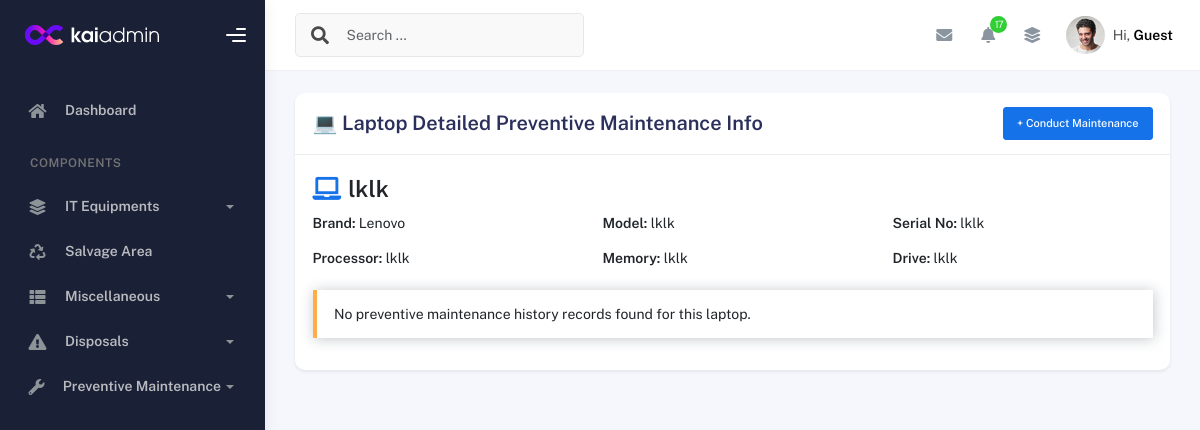
/maintenance/history/laptop/7/, run on an earlier commit of the app's database.
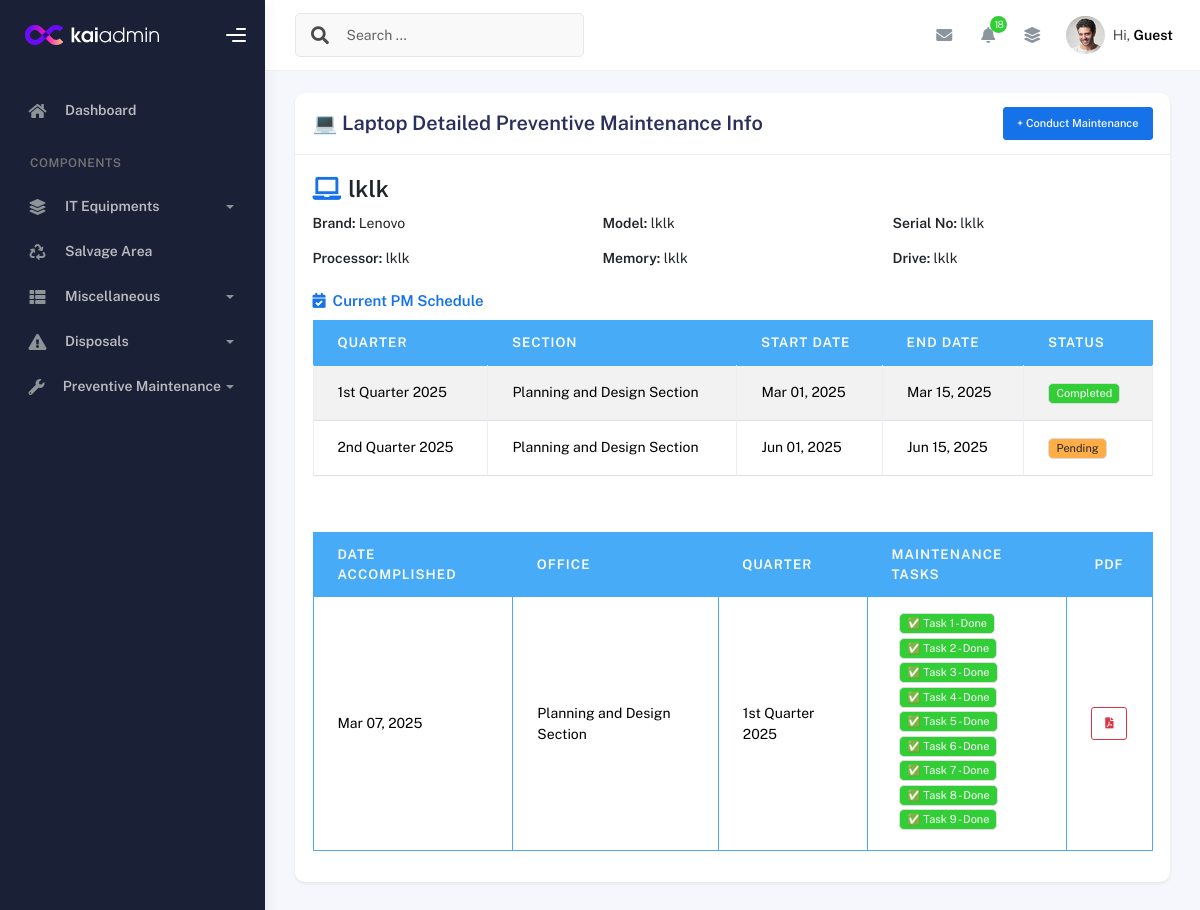
And on a later commit of the database.
### inventory/models.py (models this page shows, shortened)
class LaptopDetails(models.Model):
    laptop_package = models.ForeignKey(
        LaptopPackage, related_name='laptop_details', on_delete=models.CASCADE
    )
    laptop_sn_db = models.CharField(max_length=255)
    serial_no_norm = models.CharField(
        max_length=255, null=True, blank=True, db_index=True, editable=False, unique=True
    )
    computer_name = models.CharField(max_length=255, unique=True, null=True)
    brand_name = models.ForeignKey(Brand, on_delete=models.SET_NULL, null=True, blank=True)
    model = models.CharField(max_length=255, null=True, blank=True)
    processor = models.CharField(max_length=100, null=True, blank=True)
    memory = models.CharField(max_length=100, null=True, blank=True)
    drive = models.CharField(max_length=255, null=True, blank=True)
    laptop_OS = models.CharField(max_length=100, blank=True, null=True)
    laptop_Office = models.CharField(max_length=100, blank=True, null=True)
    laptop_OS_keys = models.CharField(max_length=100, blank=True, null=True)
    laptop_Office_keys = models.CharField(max_length=100, blank=True, null=True)
    is_disposed = models.BooleanField(default=False)
    created_at = models.DateTimeField(default=timezone.now)

class Brand(models.Model):
    name = models.CharField(max_length=100, unique=True)
    is_keyboard = models.BooleanField(default=False)
    is_mouse = models.BooleanField(default=False)
    is_monitor = models.BooleanField(default=False)
    is_ups = models.BooleanField(default=False)
    is_desktop = models.BooleanField(default=False)
    is_printer = models.BooleanField(default=False)
    def __str__(self):
        return self.name

class PMScheduleAssignment(models.Model):
    desktop_package = models.ForeignKey(
        Desktop_Package, on_delete=models.CASCADE,
        related_name='pm_assignments', null=True, blank=True
    )
    laptop_package = models.ForeignKey(
        'LaptopPackage', on_delete=models.CASCADE,   # ✅ now consistent
        related_name='pm_assignments', null=True, blank=True
    )
    pm_section_schedule = models.ForeignKey(
        'PMSectionSchedule', on_delete=models.CASCADE,
        related_name='schedule_assignments'
    )
    assigned_date = models.DateField(auto_now_add=True)
    is_completed = models.BooleanField(default=False)
    remarks = models.TextField(blank=True, null=True)

class PMSectionSchedule(models.Model):
    quarter_schedule = models.ForeignKey(QuarterSchedule, on_delete=models.CASCADE, related_name='schedules')
    section = models.ForeignKey(OfficeSection, on_delete=models.CASCADE)
    start_date = models.DateField()
    end_date = models.DateField()
    notes = models.TextField(blank=True, null=True)

class QuarterSchedule(models.Model):
    QUARTERS = [
        ('Q1', '1st Quarter'),
        ('Q2', '2nd Quarter'),
        ('Q3', '3rd Quarter'),
        ('Q4', '4th Quarter'),
    ]
    year = models.IntegerField()
    quarter = models.CharField(max_length=2, choices=QUARTERS)

class OfficeSection(models.Model):
    name = models.CharField(max_length=255, unique=True)

class PreventiveMaintenance(models.Model):
    desktop_package = models.ForeignKey(
        'Desktop_Package', related_name='maintenances',
        on_delete=models.CASCADE, null=True, blank=True
    )
    laptop_package = models.ForeignKey(
        'LaptopPackage', related_name='maintenances',
        on_delete=models.CASCADE, null=True, blank=True
    )
    pm_schedule_assignment = models.ForeignKey(
        'PMScheduleAssignment', on_delete=models.SET_NULL,
        null=True, blank=True, related_name='maintenances'
    )
    maintenance_date = models.DateField(null=True, blank=True)
    next_schedule = models.DateField(blank=True, null=True)
    performed_by = models.CharField(max_length=255, blank=True, null=True)
    notes = models.TextField(blank=True, null=True)
    is_completed = models.BooleanField(default=True)
    created_at = models.DateTimeField(auto_now_add=True, null=True, blank=True)
    date_accomplished = models.DateField(null=True, blank=True)
    office = models.CharField(max_length=255, blank=True, null=True)
    end_user = models.CharField(max_length=255, blank=True, null=True)
    task_1 = models.BooleanField(default=False)
    note_1 = models.TextField(blank=True, null=True)
    task_2 = models.BooleanField(default=False)
    note_2 = models.TextField(blank=True, null=True)
    task_3 = models.BooleanField(default=False)
    note_3 = models.TextField(blank=True, null=True)
    task_4 = models.BooleanField(default=False)
    note_4 = models.TextField(blank=True, null=True)
    task_5 = models.BooleanField(default=False)
    note_5 = models.TextField(blank=True, null=True)
    task_6 = models.BooleanField(default=False)
    note_6 = models.TextField(blank=True, null=True)
    task_7 = models.BooleanField(default=False)
    note_7 = models.TextField(blank=True, null=True)
    task_8 = models.BooleanField(default=False)
    note_8 = models.TextField(blank=True, null=True)
    task_9 = models.BooleanField(default=False)
    note_9 = models.TextField(blank=True, null=True)

### inventory/views.py (the view)
# urls.py: path("maintenance/history/laptop/<int:package_id>/", views.maintenance_history_laptop, name="maintenance_history_laptop"),
def maintenance_history_laptop(request, package_id):
    laptop_package = get_object_or_404(LaptopPackage, pk=package_id)
    maintenance_history = (
        PreventiveMaintenance.objects
        .filter(laptop_package=laptop_package)
        .select_related('pm_schedule_assignment__pm_section_schedule__quarter_schedule')
        .order_by('date_accomplished')
    )
    latest_pm = maintenance_history.last()
    current_pm_schedule = PMScheduleAssignment.objects.filter(
        laptop_package=laptop_package
    ).select_related(
        'pm_section_schedule__quarter_schedule',
        'pm_section_schedule__section'
    ).order_by(
        'pm_section_schedule__quarter_schedule__year',
        'pm_section_schedule__quarter_schedule__quarter'
    )
    return render(request, 'maintenance/laptop_history.html', {
        'laptop_package': laptop_package,
        'maintenance_history': maintenance_history,
        'maintenance_records': maintenance_history,
        'pm': latest_pm,
        'current_pm_schedule': current_pm_schedule,
    })

### templates/maintenance/laptop_history.html (shortened to what this page needs)
{% extends 'base.html' %}
{% load custom_filters %}
{% load static %}
{% block content %}
<div class="container">
  <div class="page-inner">
    <div class="row justify-content-center">
      <div class="col-lg-12">
        <div class="card shadow-sm border-0">
          <div class="card-header bg-gradient-primary text-white d-flex justify-content-between align-items-center">
            <div class="card-title">💻 Laptop Detailed Preventive Maintenance Info </div>
            <a href="{% url 'checklist_laptop' laptop_package.id %}" class="btn btn-primary btn-sm ms-auto">+ Conduct Maintenance</a>
          </div>
          <div class="card-body">
            {% with details=laptop_package.laptop_details.first %}
            <div class="mb-4">
              <h3 class="fw-bold text-dark">
                <i class="fas fa-laptop me-2 text-primary"></i>{{ details.computer_name }}
              </h3>
              <div class="row g-3">
                <div class="col-md-4"><span class="fw-semibold">Brand:</span> {{ details.brand_name }}</div>
                <div class="col-md-4"><span class="fw-semibold">Model:</span> {{ details.model }}</div>
                <div class="col-md-4"><span class="fw-semibold">Serial No:</span> {{ details.laptop_sn_db }}</div>
                <div class="col-md-4"><span class="fw-semibold">Processor:</span> {{ details.processor }}</div>
                <div class="col-md-4"><span class="fw-semibold">Memory:</span> {{ details.memory }}</div>
                <div class="col-md-4"><span class="fw-semibold">Drive:</span> {{ details.drive }}</div>
              </div>
            </div>
            {% endwith %}
            {% if current_pm_schedule %}
            <div class="mb-4">
              <h6 class="text-primary fw-semibold"><i class="fas fa-calendar-check me-2"></i>Current PM Schedule</h6>
              <div class="table-responsive">
                <table class="table table-striped table-bordered table-head-bg-info">
                  <thead class="bg-info text-white">
                    <tr>
                      <th>Quarter</th>
                      <th>Section</th>
                      <th>Start Date</th>
                      <th>End Date</th>
                      <th>Status</th>
                    </tr>
                  </thead>
                  <tbody>
                    {% for schedule in current_pm_schedule %}
                    <tr>
                      <td>{{ schedule.pm_section_schedule.quarter_schedule.get_quarter_display }} {{ schedule.pm_section_schedule.quarter_schedule.year }}</td>
                      <td>{{ schedule.pm_section_schedule.section.name }}</td>
                      <td>{{ schedule.pm_section_schedule.start_date|date:"M d, Y" }}</td>
                      <td>{{ schedule.pm_section_schedule.end_date|date:"M d, Y" }}</td>
                      <td>
                        {% if schedule.is_completed %}
                          <span class="badge bg-success">Completed</span>
                        {% else %}
                          <span class="badge bg-warning text-dark">Pending</span>
                        {% endif %}
                      </td>
                    </tr>
                    {% endfor %}
                  </tbody>
                </table>
              </div>
            </div>
            {% endif %}
            {% if maintenance_records %}
            <div class="table-responsive mt-4">
              <table class="table table-bordered table-head-bg-info table-bordered-bd-info mt-4">
                <thead class="bg-primary text-white">
                  <tr>
                    <th>Date Accomplished</th>
                    <th>Office</th>
                    <th>Quarter</th>
                    <th>Maintenance Tasks</th>
                    <th class="text-center">PDF</th>
                  </tr>
                </thead>
                <tbody>
                  {% for record in maintenance_records %}
                  <tr>
                    <td>{{ record.date_accomplished|date:"M d, Y" }}</td>
                    <td>{{ record.office }}</td>
                    <td>
                      {% if record.pm_schedule_assignment and record.pm_schedule_assignment.pm_section_schedule %}
                        {{ record.pm_schedule_assignment.pm_section_schedule.quarter_schedule.get_quarter_display }}
                        {{ record.pm_schedule_assignment.pm_section_schedule.quarter_schedule.year }}
                      {% else %}
                        —
                      {% endif %}
                    </td>
                    <td>
                      <ul class="list-unstyled mb-0 ps-2">
                        {% for i in "123456789"|make_list %}
                          {% with task_field="task_"|add:i note_field="note_"|add:i %}
                          <li>
                            {% if record|get_attr:task_field %}
                              <span class="badge bg-success mb-1">✅ Task {{ i }} - Done</span>
                            {% else %}
                              <span class="badge bg-secondary mb-1">❌ Task {{ i }} - Not Done</span>
                            {% endif %}
                          </li>
                          {% endwith %}
                        {% endfor %}
                      </ul>
                    </td>
                    <td class="text-center">
                      <a href="{% url 'generate_pm_pdf' record.id %}" class="btn btn-sm btn-outline-danger" title="Download PDF">
                        <i class="fas fa-file-pdf"></i>
                      </a>
                    </td>
                  </tr>
                  {% endfor %}
                </tbody>
              </table>
            </div>
            {% else %}
            <div class="alert alert-warning mt-4">No preventive maintenance history records found for this laptop.</div>
            {% endif %}
          </div>
        </div>
      </div>
    </div>
  </div>
</div>
{% endblock %}

What changed in the data, as far as the page shows it:
added PMScheduleAssignment: pm_section_schedule.quarter_schedule.quarter "1st Quarter", pm_section_schedule.quarter_schedule.year "2025", pm_section_schedule.section.name "Planning and Design Section", pm_section_schedule.start_date "Mar 01, 2025", pm_section_schedule.end_date "Mar 15, 2025", is_completed "Completed"
added PMScheduleAssignment: pm_section_schedule.quarter_schedule.quarter "2nd Quarter", pm_section_schedule.quarter_schedule.year "2025", pm_section_schedule.section.name "Planning and Design Section", pm_section_schedule.start_date "Jun 01, 2025", pm_section_schedule.end_date "Jun 15, 2025", is_completed "Pending"
added PreventiveMaintenance: date_accomplished "Mar 07, 2025", office "Planning and Design Section", pm_schedule_assignment.pm_section_schedule.quarter_schedule.quarter "1st Quarter", pm_schedule_assignment.pm_section_schedule.quarter_schedule.year "2025", make_list "1" "2" "3" "4" "5" "6" "7" "8" "9"
Also different on the page:
{{ pending_pm_count }}: "17" → "18"
text no longer shown: "No preventive maintenance history records found for this laptop."
text now shown: "Current PM Schedule QUARTER SECTION START DATE END DATE STATUS DATE ACCOMPLISHED OFFICE QUARTER MAINTENANCE TASKS PDF"
